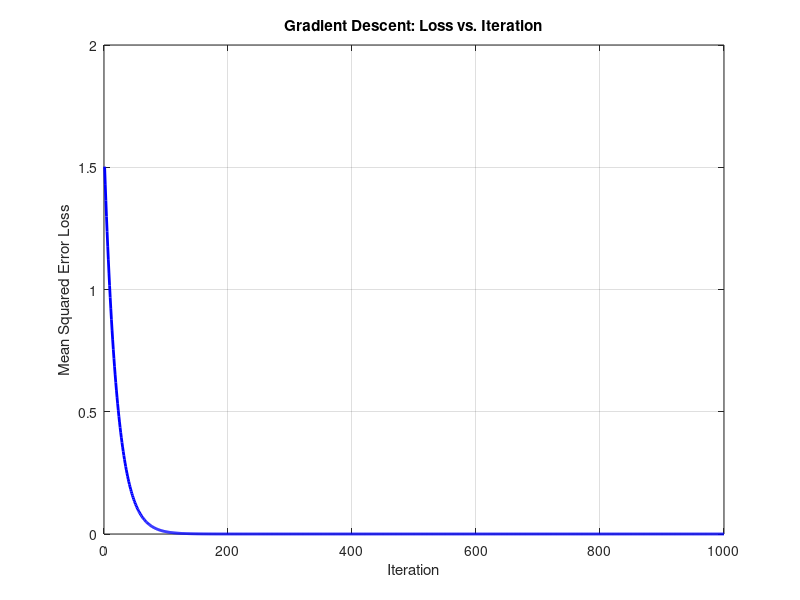

This figure's MATLAB source:
% MATLAB 程式：展示 MLP 的梯度下降與可視化
clear all; close all; clc;

% 隨機種子（確保結果可重現）
rng(42);

% === 模擬數據 ===
% 輸入特徵向量 x (2 維，模擬簡單數據)
X = [1, 2]'; % 輸入向量 (2x1)
t = 3;       % 目標輸出（標量，簡單回歸問題）

% === MLP 參數初始化 ===
% 隱藏層：2 個神經元
W1 = rand(2, 2); % 第一層權重 (2x2)
b1 = rand(2, 1); % 第一層偏置 (2x1)
% 輸出層：1 個神經元
W2 = rand(1, 2); % 第二層權重 (1x2)
b2 = rand(1, 1); % 第二層偏置 (1x1)

% === 超參數 ===
eta = 0.01;       % 學習率
num_iterations = 1000; % 迭代次數
losses = zeros(num_iterations, 1); % 儲存每次迭代的損失

% === 激活函數（隱藏層使用 sigmoid） ===
sigmoid = @(z) 1 ./ (1 + exp(-z));
sigmoid_deriv = @(z) sigmoid(z) .* (1 - sigmoid(z));

% === 梯度下降主迴圈 ===
for iter = 1:num_iterations
    % --- 前向傳播 ---
    % 隱藏層
    z1 = W1 * X + b1; % z_j^{(1)} = W_{ji}^{(1)} x_i + b_j^{(1)}
    h = sigmoid(z1);  % h_j = f(z_j^{(1)})
    
    % 輸出層
    z2 = W2 * h + b2; % z_k^{(2)} = W_{kj}^{(2)} h_j + b_k^{(2)}
    y = z2;           % y_k = z_k^{(2)} (線性輸出，無激活函數)
    
    % --- 計算損失（MSE） ---
    loss = 0.5 * (y - t)^2; % L = 1/2 (y_k - t_k)^2
    losses(iter) = loss;
    
    % --- 反向傳播 ---
    % 輸出層誤差項
    delta2 = (y - t); % δ_k^{(2)} = (y_k - t_k) (線性輸出，g'(z) = 1)
    
    % 輸出層梯度
    dW2 = delta2 * h'; % ∂L/∂W_{kj}^{(2)} = δ_k^{(2)} h_j
    db2 = delta2;      % ∂L/∂b_k^{(2)} = δ_k^{(2)}
    
    % 隱藏層誤差項
    delta1 = sigmoid_deriv(z1) .* (W2' * delta2); % δ_j^{(1)} = f'(z_j^{(1)}) * Σ_k W_{kj}^{(2)} δ_k^{(2)}
    
    % 隱藏層梯度
    dW1 = delta1 * X'; % ∂L/∂W_{ji}^{(1)} = δ_j^{(1)} x_i
    db1 = delta1;      % ∂L/∂b_j^{(1)} = δ_j^{(1)}
    
    % --- 更新參數 ---(這邊optimizer使用標準梯度下降法(SGD)，後續改進可使用Adam（Adaptive Moment Estimation）)
    W2 = W2 - eta * dW2; % W_{kj}^{(2)} ← W_{kj}^{(2)} - η * ∂L/∂W_{kj}^{(2)}
    b2 = b2 - eta * db2; % b_k^{(2)} ← b_k^{(2)} - η * ∂L/∂b_k^{(2)}
    W1 = W1 - eta * dW1; % W_{ji}^{(1)} ← W_{ji}^{(1)} - η * ∂L/∂W_{ji}^{(1)}
    b1 = b1 - eta * db1; % b_j^{(1)} ← b_j^{(1)} - η * ∂L/∂b_j^{(1)}
end

% === 可視化結果 ===
% 繪製損失隨迭代次數的變化
figure;
plot(1:num_iterations, losses, 'b-', 'LineWidth', 2);
xlabel('Iteration');
ylabel('Mean Squared Error Loss');
title('Gradient Descent: Loss vs. Iteration');
grid on;

% 顯示最終預測
z1 = W1 * X + b1;
h = sigmoid(z1);
y_final = W2 * h + b2;
fprintf('最終預測值: %.4f\n', y_final);
fprintf('目標值: %.4f\n', t);
